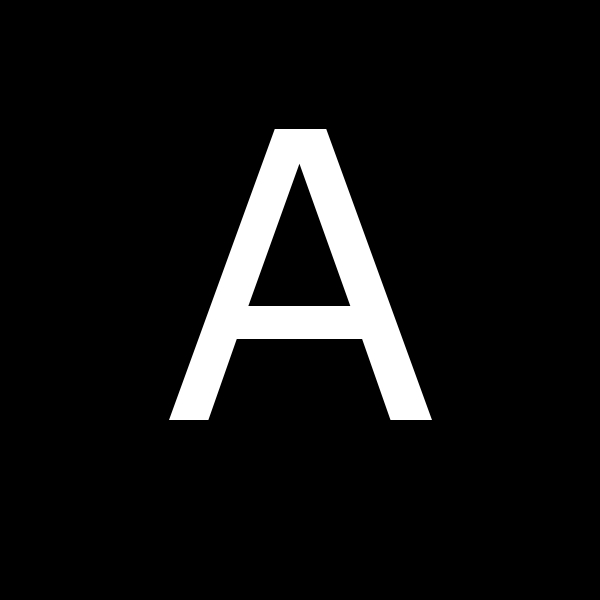
#> input picture sample/final.jpg, 600 x 600 px
$ python read_image.py
#> lines starting #> are read from the running program, lines starting #| are printed output that depends on the picture
#> in arnold_from_file, img is the input picture: shape (600, 600); min 0, max 255, mean 18.5
""" Image Watermarking Proccessor """

import cv2

def arnold(img):
    """Arnold Transform from image matrix, one time"""
    width = img.shape[0]
    height = img.shape[1]
    out = img.copy()
    for i in range(width):
        for j in range(height):
            pixel = img[i][j]
            out[(2 * i + j) % width][(i + j) % height] = pixel
    return out

def anti_arnold(img):
    """Anti Arnold 1 times"""
    width = img.shape[0]
    height = img.shape[1]
    out = img.copy()
    for i in range(width):
        for j in range(height):
            pixel = img[i][j]
            out[(i - j) % width][(-i + 2 * j) % height] = pixel
    return out

def arnold_iteration(data, n_round):
    """ N-time arnold transform """
#> called with n_round = 13
    out = data
    for i in range(n_round): # pylint: disable=unused-variable
        out = arnold(out)
#> this loop made 13 passes
#> pass 1, in arnold_iteration, `out = arnold(out)`:
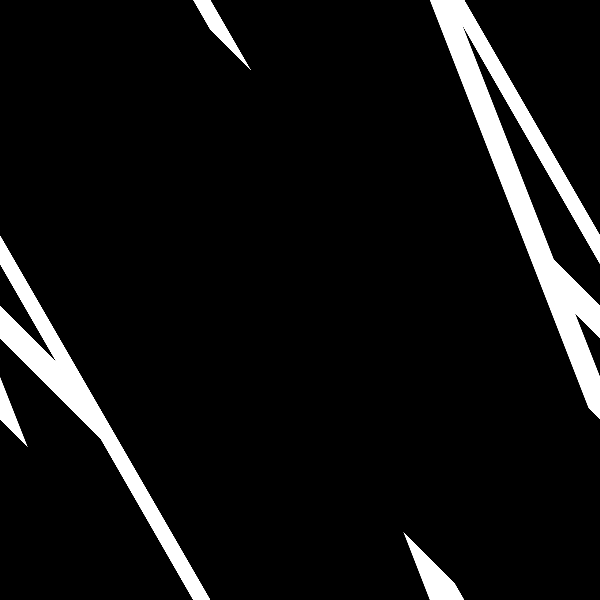
#> out: shape (600, 600); min 0, max 255, mean 18.5
#> pass 2, in arnold_iteration, `out = arnold(out)`:
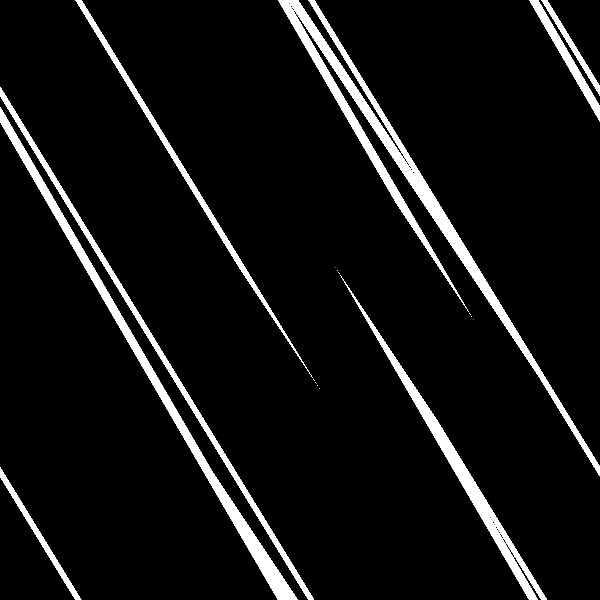
#> out: shape (600, 600); min 0, max 255, mean 18.5
#> pass 3, in arnold_iteration, `out = arnold(out)`:
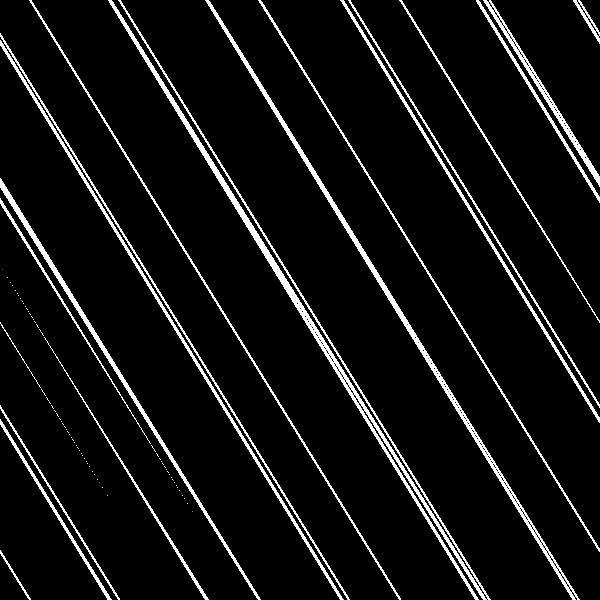
#> out: shape (600, 600); min 0, max 255, mean 18.5
#> after the loop:
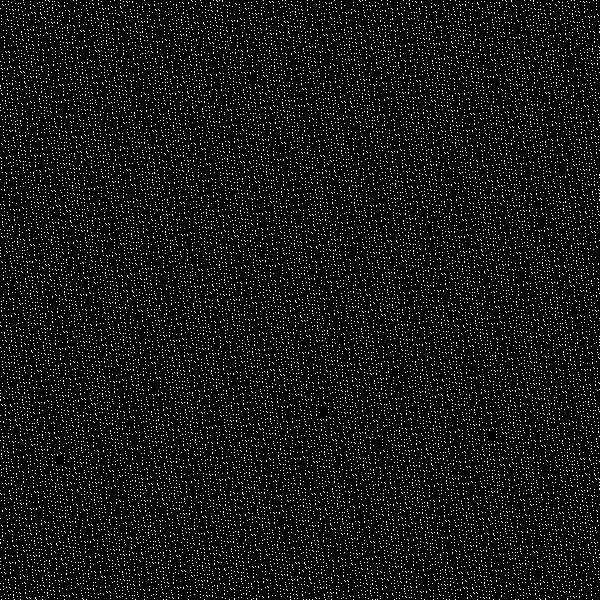
#> out: shape (600, 600); min 0, max 255, mean 18.5
    return out

def arnold_rgb_iteration(file_name, n_round):
    """ N-time arnold with BGR """
    img = cv2.imread(file_name, 1) # pylint: disable=no-member
    b = None # pylint: disable=invalid-name
    g = None # pylint: disable=invalid-name
    r = None # pylint: disable=invalid-name
    if img is not None:
        b, g, r = cv2.split(img) # pylint: disable=no-member,invalid-name
        for i in range(n_round): # pylint: disable=unused-variable
            b = arnold(b) # pylint: disable=invalid-name
            g = arnold(g) # pylint: disable=invalid-name
            r = arnold(r) # pylint: disable=invalid-name
    return b, g, r

def anti_arnold_rgb_iteration(b, g, r, n_round): # pylint: disable=invalid-name
    """
    RBG Anti Arnold
    """
    r_new = r
    g_new = g
    b_new = b
    if (r is not None) and (g is not None) and (b is not None):
        for i in range(n_round): # pylint: disable=unused-variable
            r_new = anti_arnold(r_new)
            g_new = anti_arnold(g_new)
            b_new = anti_arnold(b_new)
    return b_new, g_new, r_new

def anti_arnold_iteration(data, n_round):
    """ N-time anti-arnold transform """
#> called with n_round = 13
    out = data
    for i in range(n_round): # pylint: disable=unused-variable
        out = anti_arnold(out)
#> this loop made 13 passes
#> pass 1, in anti_arnold_iteration, `out = anti_arnold(out)`:
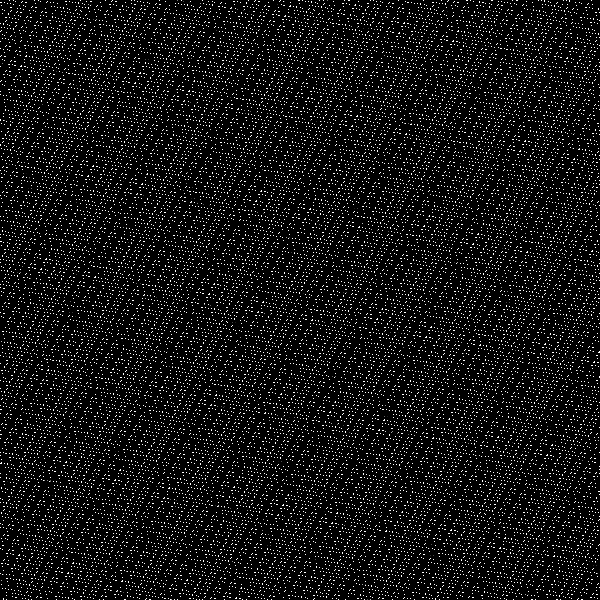
#> out: shape (600, 600); min 0, max 255, mean 18.5
#> pass 2, in anti_arnold_iteration, `out = anti_arnold(out)`:
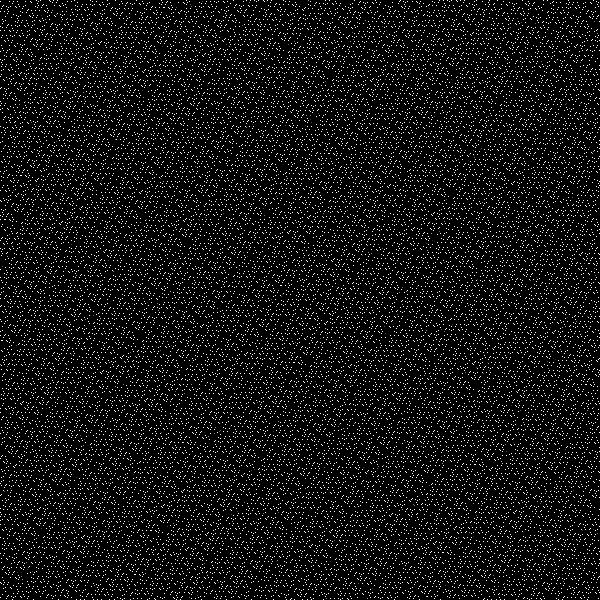
#> out: shape (600, 600); min 0, max 255, mean 18.5
#> pass 3, in anti_arnold_iteration, `out = anti_arnold(out)`:
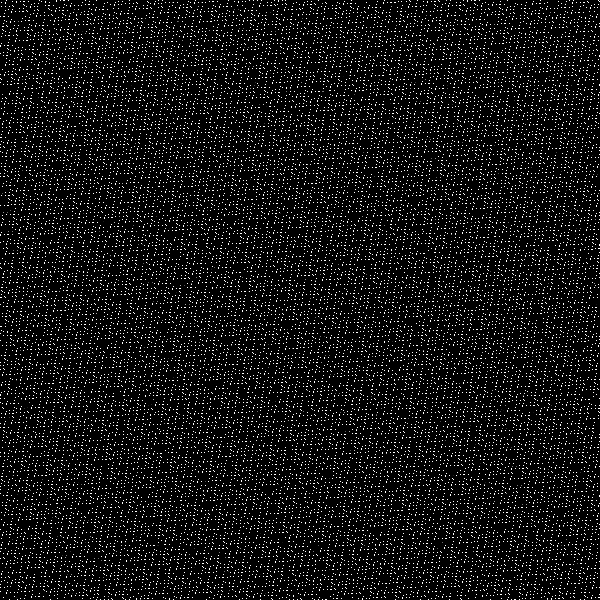
#> out: shape (600, 600); min 0, max 255, mean 18.5
    return out

def arnold_from_file(file_path, n_times):
    """ Arnold transform from file"""
    img = cv2.imread(file_path, 0) # pylint: disable=no-member
    out = None
    if img is not None:
        out = arnold_iteration(img, n_times)
    return out

def anti_arnold_from_file(file_path, n_times):
    """ Anti Arnold from file"""
    img = cv2.imread(file_path, 0) # pylint: disable=no-member
    out = None
    if img is not None:
        out = anti_arnold_iteration(img, n_times)
    return out


if __name__ == '__main__':
    # arnold
    OUTPUT = arnold_from_file('../sample/final.jpg', 13)
    # anti arnold
    ANTI = anti_arnold_iteration(OUTPUT, 13)
    cv2.imshow('arnold', OUTPUT) # pylint: disable=no-member
    cv2.imshow('anti-arnold', ANTI) # pylint: disable=no-member
    cv2.waitKey(0) # pylint: disable=no-member
    cv2.destroyAllWindows() # pylint: disable=no-member
